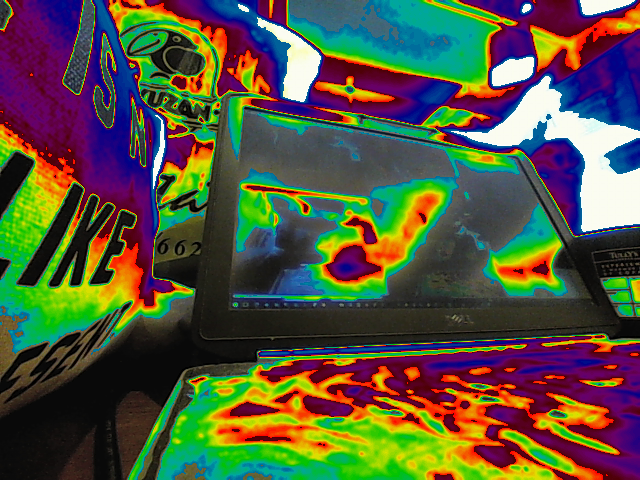
//> input picture res/cv3_img.png, 640 x 480 px, given in place of the camera
$ ./test_vc2017   (built with g++ and OpenCV 4)
//> lines starting //> are read from the running program, lines starting //| are printed output that depends on the picture; after the words box and inside, x2 and y2 are one past the last pixel; in counts of white or black regions, pixels touching at a corner belong together
### res/test_vc2017.h
/*
  test_vc2017.h
*/

#ifndef __TEST_VC2017_H__
#define __TEST_VC2017_H__

#include <opencv2/opencv.hpp>

#include <iomanip>
#include <iostream>
#include <vector>

#include <windows.h>
#include <ctime>
#include <cstdio>
#include <cstdlib>
#include <cstring>

#define BASE_DIR "E:\\virtual"
#define ALPHA_IN BASE_DIR"\\cv3_alpha_in.png"
#define ALPHA_OUT BASE_DIR"\\cv3_alpha_out.png"
#define IMG_OUT BASE_DIR"\\cv3_img.png"
//#define TEST_OUT BASE_DIR"\\cv3_out.avi" // ('M', 'J', 'P', 'G')
#define TEST_OUT BASE_DIR"\\cv3_out.mp4" // ('m', 'p', '4', 'v')

namespace testVC2017 {

using namespace std;

}

#endif // __TEST_VC2017_H__

### res/test_vc2017.cpp
/*
  test_vc2017.cpp

  cam - gray - shift/drift Hue - alpha

OpenCV 3.4.12 https://github.com/opencv/opencv/releases/tag/3.4.12
OpenCV 4.5.0 https://github.com/opencv/opencv/releases/tag/4.5.0
とりあえず 3.4.12 で試す
 opencv-3.4.12-vc14_vc15.exe 実行(展開先 opencv-3.4.12-vc14_vc15 999MB)
  の中から build の中身のみ(827MB)を C:\OpenCV3 へ
 C:\OpenCV3\x64\vc15\bin の opencv_world3412.dll opencv_ffmpeg3412_64.dll
  (ffmpeg は C:\OpenCV3\bin の中に*も*ある) を ./ へ

(VC2017 の solution-project/MSBuild を使う場合は
 ..\x64\Release\test_vc2017_prj.exe 以外にもいくつか出来る
 - オプションで調整必要)

x64 のコンパイラを使用する
"C:\Program Files (x86)\Microsoft Visual Studio\2017\Community\VC\Tools\MSVC\14.16.27023\bin\Hostx64\x64\cl.exe"
 -source-charset:utf-8 -execution-charset:utf-8
 -EHsc -Fe..\x64\Release\test_vc2017_prj.exe test_vc2017.cpp
 -IC:\OpenCV3\include
  (-I"C:\Program Files (x86)\Windows Kits\10\Include\10.0.17763.0\ucrt")
  (-I"C:\Program Files (x86)\Windows Kits\10\Include\10.0.17763.0\um")
  (-I"C:\Program Files (x86)\Windows Kits\10\Include\10.0.17763.0\winrt")
  (-I"C:\Program Files (x86)\Windows Kits\10\Include\10.0.17763.0\shared")
 -link
  /LIBPATH:C:\OpenCV3\x64\vc15\lib
  /LIBPATH:"C:\Program Files (x86)\Microsoft Visual Studio\2017\Community\VC\Tools\MSVC\14.16.27023\lib\x64"
  /LIBPATH:"C:\Program Files (x86)\Windows Kits\10\Lib\10.0.17763.0\ucrt\x64"
  /LIBPATH:"C:\Program Files (x86)\Windows Kits\10\Lib\10.0.17763.0\um\x64"
  /LIBPATH:"C:\Program Files (x86)\Windows Kits\10\Lib\10.0.17763.0\winrt\x64"
   opencv_world3412.lib kernel32.lib user32.lib
del test_vc2017.obj
*/

#include "test_vc2017.h"

using namespace testVC2017;

bool MyWaitKey(int w)
{
#if 0
  struct timespec remain, req{0, w * 1000000}; // 0sec w * 1000000nsec
  nanosleep(&req, &remain);
#else
  ::Sleep(w); // ms
#endif
  MSG msg;
  while(::PeekMessage(&msg, NULL, 0, 0, PM_NOREMOVE)){
    int result = (int)::GetMessage(&msg, NULL, 0, 0);
    if(!result){ // WM_QUIT
      ::PostQuitMessage(msg.wParam);
      return false;
    }else if(result < 0){
      return true; // error occured
    }else{
      if(msg.message == WM_KEYDOWN && msg.wParam == VK_ESCAPE){
        return false;
      }
      ::TranslateMessage(&msg);
      ::DispatchMessage(&msg);
    }
  }
  return true;
}

cv::Mat mkGammaLUT(double g)
{
  cv::Mat lut(1, 256, CV_8U);
  uchar *p = lut.data;
  for(int i = 0; i < lut.cols; ++i)
    p[i] = cv::saturate_cast<uchar>(255.0 * pow(i / 255.0, g));
  return lut;
}

cv::Mat mkRotGammaLUT(double g)
{
//> called with g = 2.2
  cv::Mat lut(1, 256, CV_8U);
  uchar *p = lut.data;
  for(int i = 0; i < lut.cols; ++i)
    p[i] = 255 - cv::saturate_cast<uchar>(255.0 * pow((255 - i) / 255.0, g));
  return lut;
}

string drift(int ac, char **av)
{
  // cv::InitSystem(ac, av);
  // cv::Mat gammaLUT = mkGammaLUT(2.2); // (1 / 2.2);
  cv::Mat gammaLUT = mkRotGammaLUT(2.2); // (1 / 2.2);
  vector<string> wn({"original", "gray", "Hue", "Alpha"});
  for(vector<string>::iterator i = wn.begin(); i != wn.end(); ++i)
    cv::namedWindow(*i, CV_WINDOW_AUTOSIZE | CV_WINDOW_FREERATIO);
  int cam_id = 1; // 0; // may be 'ManyCam Virtual Webcam'
  int width = 640, height = 480, fourcc;
  double fps = 30.0;
#if 0
  cv::VideoCapture cap;
  cap.open("http://.../...avi");
#else
  cv::VideoCapture cap(cv::CAP_DSHOW + cam_id); // use DirectShow
#endif
  if(!cap.isOpened()) return "error: open camera";
  // cout << cv::getBuildInformation() << endl;
  cout << "width: " << (int)cap.get(cv::CAP_PROP_FRAME_WIDTH) << endl;
  cout << "height: " << (int)cap.get(cv::CAP_PROP_FRAME_HEIGHT) << endl;
  cout << "fps: " << (double)cap.get(cv::CAP_PROP_FPS) << endl; // 0 ?
  if(!cap.set(cv::CAP_PROP_FRAME_WIDTH, width)) cout << "width err" << endl;
  if(!cap.set(cv::CAP_PROP_FRAME_HEIGHT, height)) cout << "height err" << endl;
  if(!cap.set(cv::CAP_PROP_FPS, fps)) cout << "fps err" << endl;
  cout << "fps: " << (double)cap.get(cv::CAP_PROP_FPS) << endl;
  // fourcc = cv::VideoWriter::fourcc('M', 'J', 'P', 'G');
  // fourcc = cv::VideoWriter::fourcc('m', 'p', '4', 'v');
  // fourcc = cv::VideoWriter::fourcc('X', 'V', 'I', 'D');
  // fourcc = cv::VideoWriter::fourcc('D', 'I', 'V', 'X');
  // fourcc = cv::VideoWriter::fourcc('X', '2', '6', '4');
  fourcc = 0x00000020; // fallback tag
  bool col = true;
  cv::VideoWriter wr(TEST_OUT, fourcc, fps, cv::Size(width, height), col);
  int cnt = 0;
  cv::Mat frm;
  while(true){
#if 0
    cap >> frm;
    if(frm.empty()) break;
#else
    if(!cap.read(frm)) break;
//> frm is the input picture: 480 rows x 640 cols, CV_8UC3; mean B, G, R 62.2, 84.4, 84.1
#endif
    cv::imshow(wn[0], frm);
#if 0
#if 0
#if 0
    cv::flip(frm, frm, 1); // left <-> right
    vector<uchar> buf;
    vector<int> args({CV_IMWRITE_JPEG_QUALITY, 95}); // default 95
    cv::imencode(".jpg", frm, buf, args);
    cv::Mat im = cv::imdecode(cv::Mat(buf), CV_LOAD_IMAGE_COLOR);
#else
    vector<uchar> buf;
    vector<int> args({CV_IMWRITE_PNG_COMPRESSION, 9}); // default 3 max 9
    cv::imencode(".png", frm, buf, args);
    cv::Mat im = cv::imdecode(cv::Mat(buf), CV_LOAD_IMAGE_COLOR);
#endif
#else
#if 0 // no compress fast
    vector<uchar> buf;
    vector<int> args({CV_IMWRITE_PXM_BINARY, 1}); // default 1
    cv::imencode(".ppm", frm, buf, args); // PPM (PGM PBM) must be .ppm only
    cv::Mat im = cv::imdecode(cv::Mat(buf), CV_LOAD_IMAGE_COLOR); // 0 gray
#else
    cv::Mat im;
    cv::cvtColor(frm, im, CV_BGR2GRAY);
    cv::GaussianBlur(im, im, cv::Size(7, 7), 1.5, 1.5); // blur
    cv::Canny(im, im, 0, 30, 3); // edge
#endif
#endif
#else
    cv::Mat gr, hsv;
    cv::cvtColor(frm, gr, CV_BGR2GRAY);
    cv::GaussianBlur(gr, gr, cv::Size(7, 7), 1.5, 1.5);
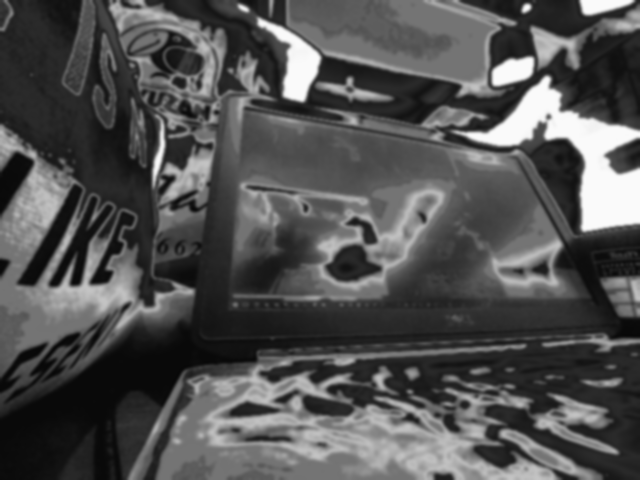
//> gr: 480 rows x 640 cols, CV_8UC1; min 8, max 251, mean 81.8
    cv::LUT(gr, gammaLUT, gr);
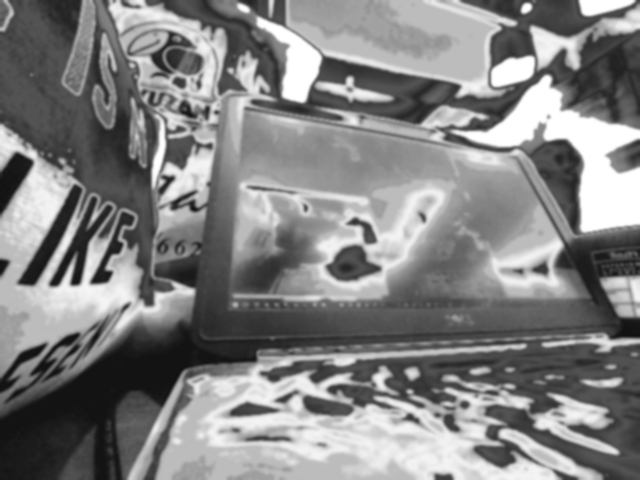
//> gr: 480 rows x 640 cols, CV_8UC1; min 17, max 255, mean 131.2
    cv::cvtColor(gr, gr, CV_GRAY2BGR);
//> gr: 480 rows x 640 cols, CV_8UC3
    cv::imshow(wn[1], gr);
    vector<cv::Mat> pl; // B G R planes
    cv::split(gr, pl);
#if 0
    cv::MatIterator_<uchar> bi = pl[0].begin<uchar>(), be = pl[0].end<uchar>();
    for(; bi != be; ++bi) *bi = cv::saturate_cast<uchar>(32);
    cv::MatIterator_<uchar> gi = pl[1].begin<uchar>(), ge = pl[1].end<uchar>();
    for(; gi != ge; ++gi) *gi = cv::saturate_cast<uchar>(192);
    cv::MatIterator_<uchar> ri = pl[2].begin<uchar>(), re = pl[2].end<uchar>();
    for(; ri != re; ++ri) *ri = cv::saturate_cast<uchar>(240);
#else
    for(int j = 0; j < gr.rows; ++j){
      uchar *b = pl[0].ptr<uchar>(j);
      uchar *g = pl[1].ptr<uchar>(j);
      uchar *r = pl[2].ptr<uchar>(j);
      for(int i = 0; i < gr.cols; ++i){
        // uchar &pixel = pl[...].at<uchar>(j, i);
        // pixel = cv::saturate_cast<uchar>(...);
        // * may be more accurate with gamma processing before hue rotation *
        //uchar s = 0, e = 255, hue = 179 * b[i] / 255; // 0-255 -> 0-179
        //uchar s = 76, e = 255, hue = b[i] - 76; // 76-255 -> 0-179
        //uchar s = 166, e = 255, hue = 2 * (b[i] - 166); // 166-255 -> 0-179
        uchar s = 165, e = 254, hue = 2 * (b[i] - 165); // 165-254 -> 0-179
        //uchar s = 135, e = 224, hue = 2 * (b[i] - 135); // 135-224 -> 0-179
        //uchar s = 211, e = 255, hue = 4 * (b[i] - 211); // 211-255 -> 0-179
        //uchar s = 180, e = 224, hue = 4 * (b[i] - 180); // 180-224 -> 0-179
        //uchar s = 210, e = 254, hue = 4 * (b[i] - 210); // 210-254 -> 0-179
        //uchar s = 232, e = 254, hue = 8 * (b[i] - 232); // 232-254 -> 0-179
        bool f = (b[i] >= s) && (b[i] <= e);
        b[i] = cv::saturate_cast<uchar>((cnt + 179 - hue) % 180); // H
        g[i] = cv::saturate_cast<uchar>(f ? 255 : 0); // S
        r[i] = cv::saturate_cast<uchar>(255 - b[i]); // V
      }
    }
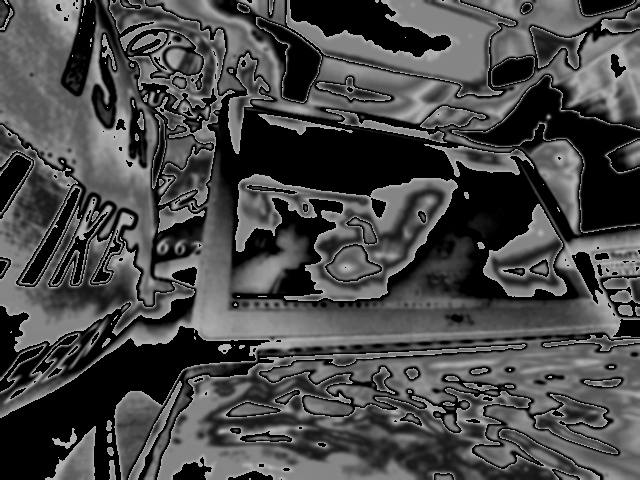
//> pl[0]: 480 rows x 640 cols, CV_8UC1; min 0, max 179, mean 72.4
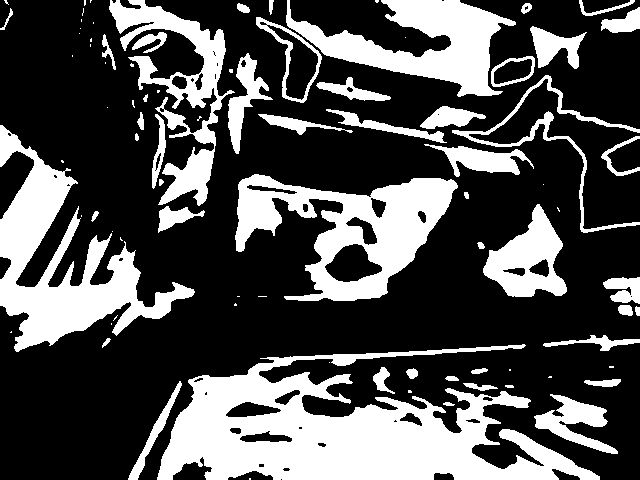
//> pl[1]: 480 rows x 640 cols, CV_8UC1; 31.3% white; 87 white regions (38 under 20 px), largest, box (x1, y1, x2, y2) and area: (157, 344, 600, 480) 29210, (0, 125, 195, 352) 14431, (235, 174, 458, 301) 12675
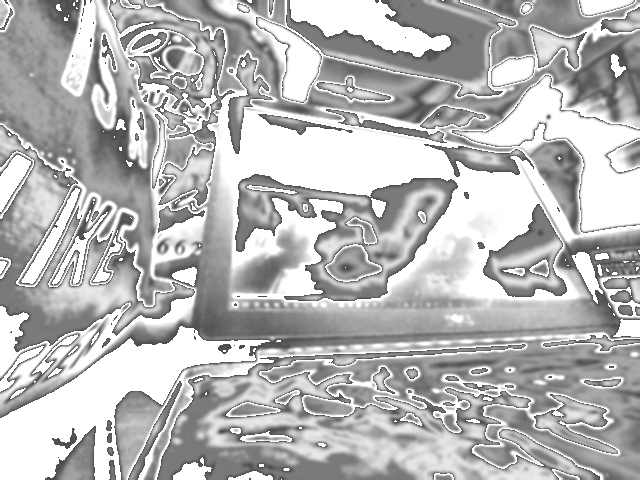
//> pl[2]: 480 rows x 640 cols, CV_8UC1; min 76, max 255, mean 182.6
#endif
    cv::merge(pl, hsv);
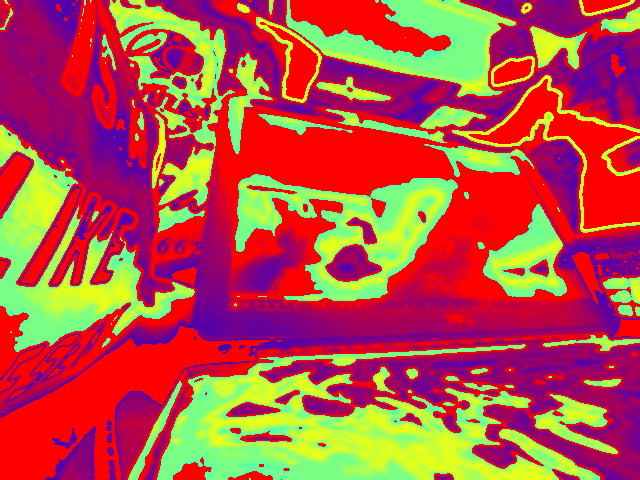
//> hsv: 480 rows x 640 cols, CV_8UC3; mean B, G, R 72.4, 79.8, 182.6
    cv::cvtColor(hsv, hsv, CV_HSV2BGR); // assume BGR as HSV
    cv::imshow(wn[2], hsv); // hsv.channels() == 3
#if 0
    cv::Mat alpha = cv::imread(ALPHA_IN, cv::IMREAD_UNCHANGED); // channels: 4
    cv::Mat im(alpha.rows, alpha.cols, alpha.type());
#if 0
    im = cv::Scalar::all(128); // im = alpha;
#else
    vector<cv::Mat> pa; // B G R A planes
    cv::split(alpha, pa);
#if 0
    cv::split(hsv, pl);
    pa[0] = pl[0];
    pa[1] = pl[1];
    pa[2] = pl[2];
    // pa[3] = pa[3];
    cv::merge(pa, im);
#else
    hsv.copyTo(im, pa[3]);
#endif
#endif
    cv::imwrite(ALPHA_OUT, im); // default {CV_IMWRITE_PNG_COMPRESSION, 3}
#else
#if 0
    cv::Mat im(gr.rows, gr.cols, CV_8UC4);
    vector<cv::Mat> pa; // B G R A planes
    cv::split(im, pa);
    cv::split(hsv, pl);
    pa[0] = pl[0];
    pa[1] = pl[1];
    pa[2] = pl[2];
    pa[3] = 255;
    cv::merge(pa, im);
#else
    cv::Mat im(frm);
    hsv.copyTo(im, pl[1]);
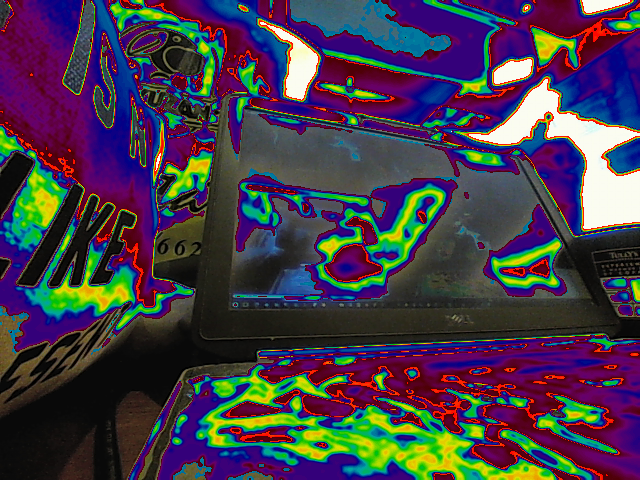
//> im: 480 rows x 640 cols, CV_8UC3; mean B, G, R 73.5, 58.3, 68.2
    cv::addWeighted(frm, 0.5, im, 0.5, 0.0, im);
#endif
#endif
#endif
    wr << im;
    cv::imshow(wn[3], im);
    ++cnt;
#if 0
    int k = cv::waitKey(1); // 1ms > 15ms ! on Windows
    if(k == 'q' || k == '\x1b'){ cv::imwrite(IMG_OUT, im); break; }
#else
    if(!MyWaitKey(1) || cnt > 1000){ cv::imwrite(IMG_OUT, im); break; }
#endif
  }
#if 1 // any release functions will be called from destructor ?
  wr.release();
  cap.release();
  cv::destroyAllWindows();
#endif
  return "ok";
}

int main(int ac, char **av)
{
#if 0
  int a, b;
  cin >> a >> b;
  cout << a + b << endl;
#endif
  fprintf(stdout, "sizeof(size_t): %zd\n", sizeof(size_t));
//> (the run ends here: the program needs code that is not available in this run, at `MSG msg;`)
